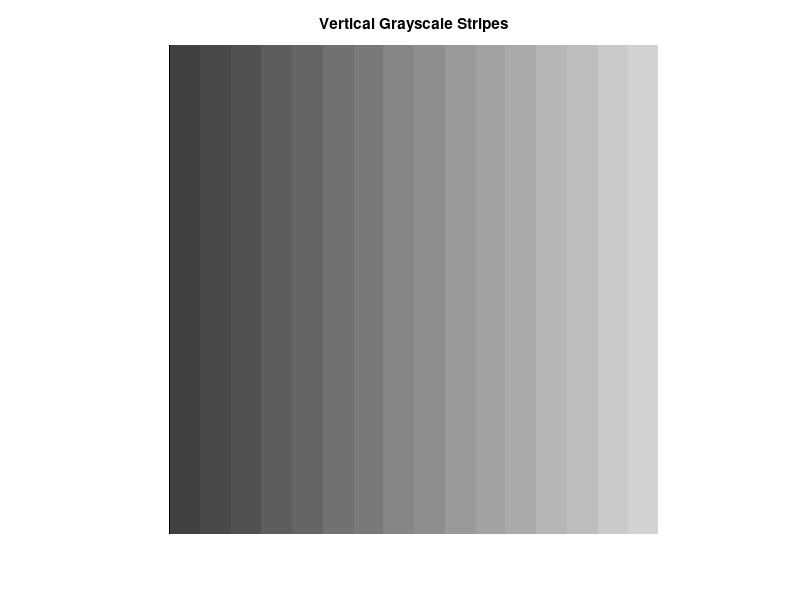

Write the MATLAB code that produced this figure.
% Create a grayscale image with vertical stripes (dark to light)
width = 300;
height = 300;
num_stripes = 16;

% Create the image
img = zeros(height, width, 'uint8');

stripe_width = width / num_stripes;

% Define gray levels from dark tˊo light
gray_levels = linspace(64, 210, num_stripes);

for i = 1:num_stripes
    x_start = round((i-1) * stripe_width) + 1;
    x_end   = round(i * stripe_width);
    img(:, x_start:x_end) = uint8(gray_levels(i));
end

% Display and save
imshow(img);
title('Vertical Grayscale Stripes');
if ~exist('../Picture', 'dir'), mkdir('../Picture'); end
imwrite(img, '../Picture/grayscale_stripes.png');
